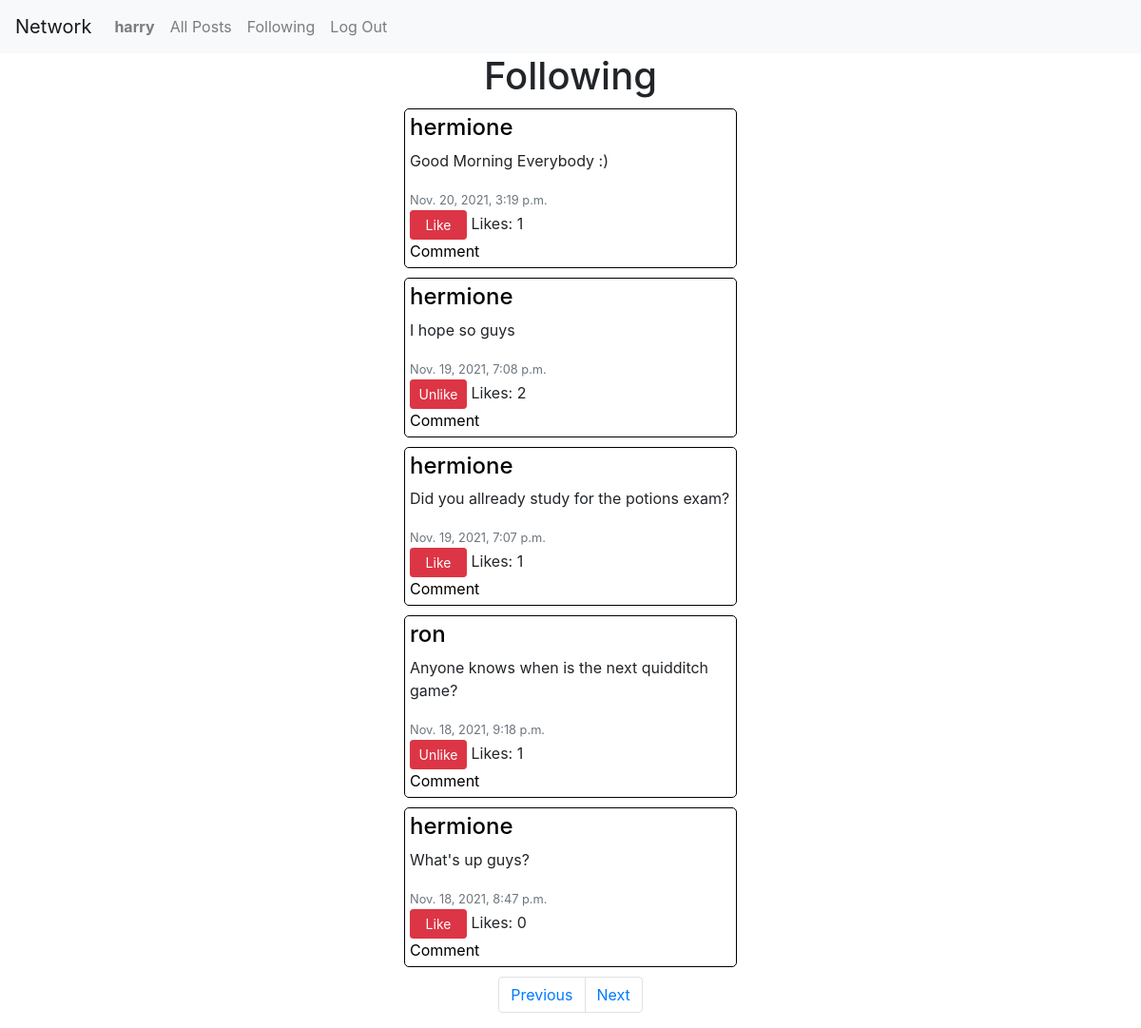
Page /show_following (signed in) on the committed database.
### network/models.py (models this page shows, shortened)
class User(AbstractUser):
    followers = models.IntegerField(default=0)
    following = models.IntegerField(default=0)

class Post(models.Model):
    creator = models.ForeignKey(User, on_delete=models.CASCADE)
    message = models.CharField(max_length=128)
    timestamp = models.DateTimeField(auto_now_add=True)
    likes = models.IntegerField(default=0)

### network/views.py (the view)
# urls.py: path("show_following", views.show_following, name="show_following"),
def show_following(request):
    follows = Follow.objects.filter(creator=request.user)
    targets = []
    for follow in follows:
        targets.append(follow.target)
    posts = Post.objects.filter(creator__in=targets).order_by('-timestamp')
    likes_given = Like.objects.filter(creator=request.user)
    posts_liked = []
    for like in likes_given:
        post_id = like.post_id
        posts_liked.append(post_id)
    return render(request, 'network/following.html',{
        'posts': posts,
        'posts_liked': posts_liked
    })

### network/templates/network/following.html (shortened to what this page needs)
{% extends "network/layout.html" %}
{% load static %}
{% block body %}
    <h1>Following</h1>
    <div id="posts">
        {% for post in posts %}
        <div class="post text-left" data-post_id="{{post.id}}">
            <a href="{% url 'show_profile' post.creator.id %}"><h4>{{ post.creator }}</h4></a>
            <p>{{ post.message }}</p>
            <small class='text-secondary'>{{ post.timestamp }}</small>
            <br>
            {% if user.is_authenticated %}
                <button class="btn btn-sm btn-danger like" style="width:60px">
                {% if post.id in posts_liked %}
                    Unlike
                {% else %}
                    Like
                {% endif %}
                </button>
            {% endif %}
            <span class="likes">Likes: {{post.likes }}</span> <br>
            <a href="#">Comment</a>
        </div>
        {% endfor %}
    </div>
    <nav id="nav-pagination">
        <ul class="pagination">
          <li class="page-item">
              <a class="page-link previous" href="/render_page_number/1">Previous</a>
        </li>
          <li class="page-item">
              <a class="page-link next" href="/render_page_number/2">Next</a>
            </li>
        </ul>
    </nav>
{% endblock %}

### network/templates/network/layout.html (shortened to what this page needs)
{% load static %}
<!DOCTYPE html>
<html lang="en">
    <head>
        <link rel="stylesheet" href="https://stackpath.bootstrapcdn.com/bootstrap/4.4.1/css/bootstrap.min.css">
        <link href="{% static 'network/styles.css' %}" rel="stylesheet">
    </head>
    <body>
        <nav class="navbar navbar-expand-sm navbar-light bg-light">
            <a class="navbar-brand" href="/">Network</a>
            <div>
              <ul class="navbar-nav mr-auto">
                {% if user.is_authenticated %}
                    <li class="nav-item">
                        <a class="nav-link" href="{% url 'show_profile' user.id %}"><strong>{{ user.username }}</strong></a>
                    </li>
                {% endif %}
                <li class="nav-item">
                  <a class="nav-link" href="{% url 'index' %}">All Posts</a>
                </li>
                {% if user.is_authenticated %}
                    <li class="nav-item">
                        <a class="nav-link" href="{% url 'show_following' %}">Following</a>
                    </li>
                    <li class="nav-item">
                        <a class="nav-link" href="{% url 'logout' %}">Log Out</a>
                    </li>
                {% endif %}
              </ul>
            </div>
          </nav>
        <div class="container text-center">
            {% block body %}
            {% endblock %}
        </div>
    </body>
</html>

### network/static/network/styles.css (style rules this page uses)
.post { border: 1px solid black; border-radius: 5px; margin: 10px auto; width: 350px; padding: 5px; }
.post a { color: black; }
#nav-pagination { display: inline-block; }

### rows in the picture
User: username "harry"
Post: creator "hermione", message "Good Morning Everybody :)", timestamp "Nov. 20, 2021, 3:19 p.m.", shows "Like", likes "1"
Post: creator "hermione", message "I hope so guys", timestamp "Nov. 19, 2021, 7:08 p.m.", shows "Unlike", likes "2"
Post: creator "hermione", message "Did you allready study for the potions exam?", timestamp "Nov. 19, 2021, 7:07 p.m.", shows "Like", likes "1"
Post: creator "ron", message "Anyone knows when is the next quidditch game?", timestamp "Nov. 18, 2021, 9:18 p.m.", shows "Unlike", likes "1"
Post: creator "hermione", message "What's up guys?", timestamp "Nov. 18, 2021, 8:47 p.m.", shows "Like", likes "0"
